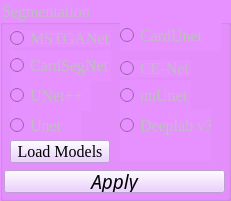
   <widget class="QGroupBox" name="segmentation_box">
    <property name="enabled">
     <bool>false</bool>
    </property>
    <property name="geometry">
     <rect>
      <x>180</x>
      <y>10</y>
      <width>231</width>
      <height>201</height>
     </rect>
    </property>
    <property name="font">
     <font>
      <family>Times New Roman</family>
      <pointsize>12</pointsize>
      <weight>9</weight>
      <italic>false</italic>
      <bold>false</bold>
     </font>
    </property>
    <property name="styleSheet">
     <string notr="true"> font: 75 12pt &quot;Times New Roman&quot;; ;background-color: rgb(231, 144, 255);</string>
    </property>
    <property name="title">
     <string>Segmentation</string>
    </property>
    <widget class="QRadioButton" name="deep1_method">
     <property name="enabled">
      <bool>false</bool>
     </property>
     <property name="geometry">
      <rect>
       <x>10</x>
       <y>30</y>
       <width>101</width>
       <height>17</height>
      </rect>
     </property>
     <property name="font">
      <font>
       <family>Times New Roman</family>
       <pointsize>12</pointsize>
       <weight>9</weight>
       <italic>false</italic>
       <bold>false</bold>
      </font>
     </property>
     <property name="styleSheet">
      <string notr="true">font: 75 12pt &quot;Times New Roman&quot;;</string>
     </property>
     <property name="text">
      <string>MSTGANet</string>
     </property>
    </widget>
    <widget class="QRadioButton" name="deep2_method">
     <property name="enabled">
      <bool>false</bool>
     </property>
     <property name="geometry">
      <rect>
       <x>10</x>
       <y>50</y>
       <width>101</width>
       <height>31</height>
      </rect>
     </property>
     <property name="font">
      <font>
       <family>Times New Roman</family>
       <pointsize>12</pointsize>
       <weight>9</weight>
       <italic>false</italic>
       <bold>false</bold>
      </font>
     </property>
     <property name="styleSheet">
      <string notr="true">font: 75 12pt &quot;Times New Roman&quot;;</string>
     </property>
     <property name="text">
      <string>CardSegNet</string>
     </property>
    </widget>
    <widget class="QPushButton" name="applysegmentation">
     <property name="enabled">
      <bool>false</bool>
     </property>
     <property name="geometry">
      <rect>
       <x>4</x>
       <y>170</y>
       <width>221</width>
       <height>23</height>
      </rect>
     </property>
     <property name="font">
      <font>
       <family>Monotype Corsiva</family>
       <pointsize>14</pointsize>
       <weight>50</weight>
       <italic>true</italic>
       <bold>false</bold>
      </font>
     </property>
     <property name="styleSheet">
      <string notr="true">color: rgb(0, 0, 0); background-color: rgb(231, 194, 255);font: italic 14pt &quot;Monotype Corsiva&quot;;</string>
     </property>
     <property name="text">
      <string>Apply</string>
     </property>
    </widget>
    <widget class="QLabel" name="label_pre_2">
     <property name="enabled">
      <bool>false</bool>
     </property>
     <property name="geometry">
      <rect>
       <x>120</x>
       <y>140</y>
       <width>91</width>
       <height>21</height>
      </rect>
     </property>
     <property name="font">
      <font>
       <family>Times New Roman</family>
       <pointsize>12</pointsize>
       <weight>9</weight>
       <italic>false</italic>
       <bold>false</bold>
      </font>
     </property>
     <property name="styleSheet">
      <string notr="true">font: 75 12pt &quot;Times New Roman&quot;;</string>
     </property>
     <property name="text">
      <string/>
     </property>
    </widget>
    <widget class="QRadioButton" name="classic_method">
     <property name="enabled">
      <bool>false</bool>
     </property>
     <property name="geometry">
      <rect>
       <x>10</x>
       <y>80</y>
       <width>81</width>
       <height>31</height>
      </rect>
     </property>
     <property name="font">
      <font>
       <family>Times New Roman</family>
       <pointsize>12</pointsize>
       <weight>9</weight>
       <italic>false</italic>
       <bold>false</bold>
      </font>
     </property>
     <property name="styleSheet">
      <string notr="true">font: 75 12pt &quot;Times New Roman&quot;;</string>
     </property>
     <property name="text">
      <string>UNet++</string>
     </property>
    </widget>
    <widget class="QRadioButton" name="classic_method_2">
     <property name="enabled">
      <bool>false</bool>
     </property>
     <property name="geometry">
      <rect>
       <x>120</x>
       <y>80</y>
       <width>71</width>
       <height>31</height>
      </rect>
     </property>
     <property name="font">
      <font>
       <family>Times New Roman</family>
       <pointsize>12</pointsize>
       <weight>9</weight>
       <italic>false</italic>
       <bold>false</bold>
      </font>
     </property>
     <property name="styleSheet">
      <string notr="true">font: 75 12pt &quot;Times New Roman&quot;;</string>
     </property>
     <property name="text">
      <string>nnUnet</string>
     </property>
    </widget>
    <widget class="QRadioButton" name="deep1_method_2">
     <property name="enabled">
      <bool>false</bool>
     </property>
     <property name="geometry">
      <rect>
       <x>120</x>
       <y>60</y>
       <width>71</width>
       <height>17</height>
      </rect>
     </property>
     <property name="font">
      <font>
       <family>Times New Roman</family>
       <pointsize>12</pointsize>
       <weight>9</weight>
       <italic>false</italic>
       <bold>false</bold>
      </font>
     </property>
     <property name="styleSheet">
      <string notr="true">font: 75 12pt &quot;Times New Roman&quot;;</string>
     </property>
     <property name="text">
      <string>CE-Net</string>
     </property>
    </widget>
    <widget class="QRadioButton" name="deep2_method_2">
     <property name="enabled">
      <bool>false</bool>
     </property>
     <property name="geometry">
      <rect>
       <x>120</x>
       <y>110</y>
       <width>91</width>
       <height>31</height>
      </rect>
     </property>
     <property name="font">
      <font>
       <family>Times New Roman</family>
       <pointsize>12</pointsize>
       <weight>9</weight>
       <italic>false</italic>
       <bold>false</bold>
      </font>
     </property>
     <property name="styleSheet">
      <string notr="true">font: 75 12pt &quot;Times New Roman&quot;;</string>
     </property>
     <property name="text">
      <string>Deeplab v3</string>
     </property>
    </widget>
    <widget class="QRadioButton" name="classic_method_3">
     <property name="enabled">
      <bool>false</bool>
     </property>
     <property name="geometry">
      <rect>
       <x>10</x>
       <y>110</y>
       <width>71</width>
       <height>31</height>
      </rect>
     </property>
     <property name="font">
      <font>
       <family>Times New Roman</family>
       <pointsize>12</pointsize>
       <weight>9</weight>
       <italic>false</italic>
       <bold>false</bold>
      </font>
     </property>
     <property name="styleSheet">
      <string notr="true">font: 75 12pt &quot;Times New Roman&quot;;</string>
     </property>
     <property name="text">
      <string>Unet </string>
     </property>
    </widget>
    <widget class="QRadioButton" name="classic_method_4">
     <property name="enabled">
      <bool>false</bool>
     </property>
     <property name="geometry">
      <rect>
       <x>120</x>
       <y>20</y>
       <width>101</width>
       <height>31</height>
      </rect>
     </property>
     <property name="font">
      <font>
       <family>Times New Roman</family>
       <pointsize>12</pointsize>
       <weight>9</weight>
       <italic>false</italic>
       <bold>false</bold>
      </font>
     </property>
     <property name="styleSheet">
      <string notr="true">font: 75 12pt &quot;Times New Roman&quot;;</string>
     </property>
     <property name="text">
      <string>CardUnet </string>
     </property>
    </widget>
    <widget class="QPushButton" name="load_models">
     <property name="enabled">
      <bool>false</bool>
     </property>
     <property name="geometry">
      <rect>
       <x>10</x>
       <y>140</y>
       <width>100</width>
       <height>23</height>
      </rect>
     </property>
     <property name="font">
      <font>
       <family>Times New Roman</family>
       <pointsize>12</pointsize>
       <weight>9</weight>
       <italic>false</italic>
       <bold>false</bold>
      </font>
     </property>
     <property name="styleSheet">
      <string notr="true">font: 75 12pt &quot;Times New Roman&quot;;color: rgb(0, 0, 0); background-color: rgb(231, 194, 255);font: </string>
     </property>
     <property name="text">
      <string>Load Models</string>
     </property>
    </widget>
   </widget>
